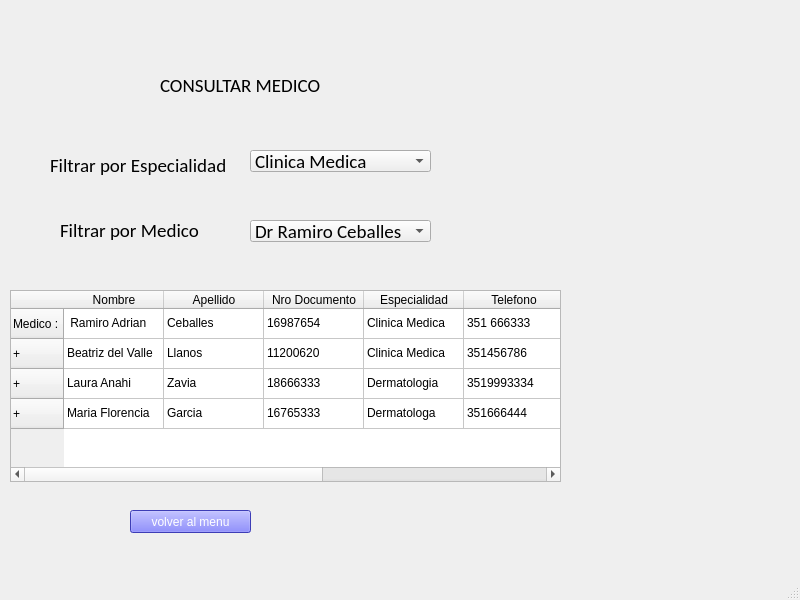
<?xml version="1.0" encoding="UTF-8"?>
<ui version="4.0">
 <class>MainWindow</class>
 <widget class="QMainWindow" name="MainWindow">
  <property name="geometry">
   <rect>
    <x>0</x>
    <y>0</y>
    <width>800</width>
    <height>600</height>
   </rect>
  </property>
  <property name="windowTitle">
   <string>MainWindow</string>
  </property>
  <widget class="QWidget" name="centralwidget">
   <widget class="QLabel" name="label">
    <property name="geometry">
     <rect>
      <x>160</x>
      <y>70</y>
      <width>181</width>
      <height>31</height>
     </rect>
    </property>
    <property name="font">
     <font>
      <family>Calibri</family>
      <pointsize>14</pointsize>
     </font>
    </property>
    <property name="text">
     <string>CONSULTAR MEDICO</string>
    </property>
   </widget>
   <widget class="QLabel" name="label_2">
    <property name="geometry">
     <rect>
      <x>50</x>
      <y>150</y>
      <width>181</width>
      <height>31</height>
     </rect>
    </property>
    <property name="font">
     <font>
      <family>Calibri</family>
      <pointsize>14</pointsize>
     </font>
    </property>
    <property name="text">
     <string>Filtrar por Especialidad</string>
    </property>
   </widget>
   <widget class="QComboBox" name="comboBox">
    <property name="geometry">
     <rect>
      <x>250</x>
      <y>150</y>
      <width>181</width>
      <height>22</height>
     </rect>
    </property>
    <property name="font">
     <font>
      <family>Calibri</family>
      <pointsize>14</pointsize>
     </font>
    </property>
    <item>
     <property name="text">
      <string>Clinica Medica</string>
     </property>
    </item>
    <item>
     <property name="text">
      <string>Traumatologia</string>
     </property>
    </item>
    <item>
     <property name="text">
      <string>Dermatologia</string>
     </property>
    </item>
    <item>
     <property name="text">
      <string>Pediatria General</string>
     </property>
    </item>
    <item>
     <property name="text">
      <string>Ginecologia</string>
     </property>
    </item>
   </widget>
   <widget class="QLabel" name="label_3">
    <property name="geometry">
     <rect>
      <x>60</x>
      <y>220</y>
      <width>151</width>
      <height>20</height>
     </rect>
    </property>
    <property name="font">
     <font>
      <family>Calibri</family>
      <pointsize>14</pointsize>
     </font>
    </property>
    <property name="text">
     <string>Filtrar por Medico</string>
    </property>
   </widget>
   <widget class="QComboBox" name="comboBox_2">
    <property name="geometry">
     <rect>
      <x>250</x>
      <y>220</y>
      <width>181</width>
      <height>22</height>
     </rect>
    </property>
    <property name="font">
     <font>
      <family>Calibri</family>
      <pointsize>14</pointsize>
     </font>
    </property>
    <item>
     <property name="text">
      <string>Dr Ramiro Ceballes</string>
     </property>
    </item>
    <item>
     <property name="text">
      <string>Dra Beatriz LLanos</string>
     </property>
    </item>
    <item>
     <property name="text">
      <string>Dra Laura Zavia</string>
     </property>
    </item>
    <item>
     <property name="text">
      <string>Dra Florencia Garcia</string>
     </property>
    </item>
    <item>
     <property name="text">
      <string>Dra Maria Cabrera</string>
     </property>
    </item>
    <item>
     <property name="text">
      <string>Dra Alejandra Carranza</string>
     </property>
    </item>
    <item>
     <property name="text">
      <string>Dr Juan Perez</string>
     </property>
    </item>
    <item>
     <property name="text">
      <string>Dr Jose Gonzalez</string>
     </property>
    </item>
   </widget>
   <widget class="QTableWidget" name="tableWidget">
    <property name="geometry">
     <rect>
      <x>10</x>
      <y>290</y>
      <width>551</width>
      <height>192</height>
     </rect>
    </property>
    <row>
     <property name="text">
      <string>Medico :</string>
     </property>
    </row>
    <row>
     <property name="text">
      <string>+</string>
     </property>
    </row>
    <row>
     <property name="text">
      <string>+</string>
     </property>
    </row>
    <row>
     <property name="text">
      <string>+</string>
     </property>
    </row>
    <column>
     <property name="text">
      <string>Nombre</string>
     </property>
    </column>
    <column>
     <property name="text">
      <string>Apellido</string>
     </property>
    </column>
    <column>
     <property name="text">
      <string>Nro Documento</string>
     </property>
    </column>
    <column>
     <property name="text">
      <string>Especialidad</string>
     </property>
    </column>
    <column>
     <property name="text">
      <string>Telefono</string>
     </property>
    </column>
    <column>
     <property name="text">
      <string>Nro Legajo</string>
     </property>
    </column>
    <column>
     <property name="text">
      <string>E-Mail</string>
     </property>
    </column>
    <item row="0" column="0">
     <property name="text">
      <string> Ramiro Adrian</string>
     </property>
    </item>
    <item row="0" column="1">
     <property name="text">
      <string>Ceballes</string>
     </property>
    </item>
    <item row="0" column="2">
     <property name="text">
      <string>16987654</string>
     </property>
    </item>
    <item row="0" column="3">
     <property name="text">
      <string>Clinica Medica</string>
     </property>
    </item>
    <item row="0" column="4">
     <property name="text">
      <string>351 666333</string>
     </property>
    </item>
    <item row="0" column="5">
     <property name="text">
      <string>123</string>
     </property>
    </item>
    <item row="0" column="6">
     <property name="text">
      <string>cra@gmail.com</string>
     </property>
    </item>
    <item row="1" column="0">
     <property name="text">
      <string>Beatriz del Valle</string>
     </property>
    </item>
    <item row="1" column="1">
     <property name="text">
      <string>Llanos</string>
     </property>
    </item>
    <item row="1" column="2">
     <property name="text">
      <string>11200620</string>
     </property>
    </item>
    <item row="1" column="3">
     <property name="text">
      <string>Clinica Medica</string>
     </property>
    </item>
    <item row="1" column="4">
     <property name="text">
      <string>351456786</string>
     </property>
    </item>
    <item row="1" column="5">
     <property name="text">
      <string>230</string>
     </property>
    </item>
    <item row="1" column="6">
     <property name="text">
      <string>bvl@gmail.com</string>
     </property>
    </item>
    <item row="2" column="0">
     <property name="text">
      <string>Laura Anahi</string>
     </property>
    </item>
    <item row="2" column="1">
     <property name="text">
      <string>Zavia</string>
     </property>
    </item>
    <item row="2" column="2">
     <property name="text">
      <string>18666333</string>
     </property>
    </item>
    <item row="2" column="3">
     <property name="text">
      <string>Dermatologia</string>
     </property>
    </item>
    <item row="2" column="4">
     <property name="text">
      <string>3519993334</string>
     </property>
    </item>
    <item row="2" column="5">
     <property name="text">
      <string>128</string>
     </property>
    </item>
    <item row="2" column="6">
     <property name="text">
      <string>laz@gmail.com</string>
     </property>
    </item>
    <item row="3" column="0">
     <property name="text">
      <string>Maria Florencia</string>
     </property>
    </item>
    <item row="3" column="1">
     <property name="text">
      <string>Garcia</string>
     </property>
    </item>
    <item row="3" column="2">
     <property name="text">
      <string>16765333</string>
     </property>
    </item>
    <item row="3" column="3">
     <property name="text">
      <string>Dermatologa</string>
     </property>
    </item>
    <item row="3" column="4">
     <property name="text">
      <string>351666444</string>
     </property>
    </item>
    <item row="3" column="5">
     <property name="text">
      <string>222</string>
     </property>
    </item>
    <item row="3" column="6">
     <property name="text">
      <string>mfg@gmail.com</string>
     </property>
    </item>
   </widget>
   <widget class="QPushButton" name="pushButton">
    <property name="geometry">
     <rect>
      <x>130</x>
      <y>510</y>
      <width>121</width>
      <height>23</height>
     </rect>
    </property>
    <property name="styleSheet">
     <string notr="true">background-color: rgb(85, 85, 255);
font: 12pt &quot;Calibri&quot;;color:#ffffff;</string>
    </property>
    <property name="text">
     <string>volver al menu</string>
    </property>
   </widget>
  </widget>
  <widget class="QMenuBar" name="menubar">
   <property name="geometry">
    <rect>
     <x>0</x>
     <y>0</y>
     <width>800</width>
     <height>21</height>
    </rect>
   </property>
  </widget>
  <widget class="QStatusBar" name="statusbar"/>
 </widget>
 <resources/>
 <connections/>
</ui>
